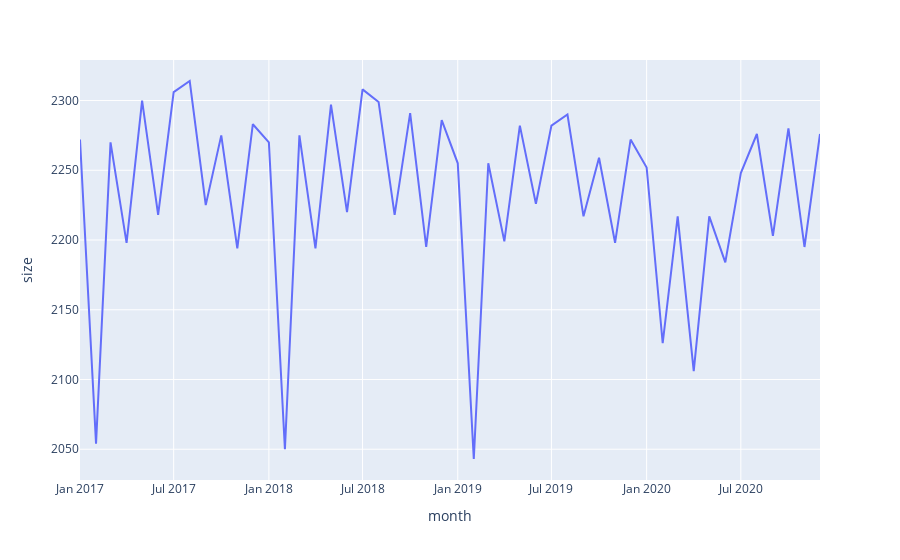

Notebook cell for this chart:
### Markdown cell above
We will be creating visualizations of the data using the cumulative crime data for the city, as we will be able to detect seasonality from a city wide standpoint. Our time series analysis will proceed using cumulative data based on the month, as it would be very tricky to work with day to day seasonality.

### Code cell
# total crimes for the entire city per month
df_total_month = df_new
# convert month column into useable format
df_total_month['month'] = df_total_month['date'].dt.to_period('M')
# group number of crimes by month
df_total_month = df_total_month.groupby(df_total_month['month'], as_index=False).size()

df_total_month.set_index('month',inplace=True)
df_total_month.index = df_total_month.index.to_timestamp()

# Plot the number of crimes for the entire city per calendar month
fig = px.line(df_total_month, y="size")
fig.show()

### Figure 1 — Plotly figure (JSON) as saved in the notebook; plotly's stock layout.template omitted (floating-point values rounded to 4 significant figures)
{"data": [{"hovertemplate": "month=%{x}<br>size=%{y}<extra></extra>", "legendgroup": "", "line": {"color": "#636efa", "dash": "solid"}, "mode": "lines", "name": "", "orientation": "v", "showlegend": false, "type": "scatter", "x": ["2017-01-01T00:00:00", "2017-02-01T00:00:00", "2017-03-01T00:00:00", "2017-04-01T00:00:00", "2017-05-01T00:00:00", "2017-06-01T00:00:00", "2017-07-01T00:00:00", "2017-08-01T00:00:00", "2017-09-01T00:00:00", "2017-10-01T00:00:00", "2017-11-01T00:00:00", "2017-12-01T00:00:00", "2018-01-01T00:00:00", "2018-02-01T00:00:00", "2018-03-01T00:00:00", "2018-04-01T00:00:00", "2018-05-01T00:00:00", "2018-06-01T00:00:00", "2018-07-01T00:00:00", "2018-08-01T00:00:00", "2018-09-01T00:00:00", "2018-10-01T00:00:00", "2018-11-01T00:00:00", "2018-12-01T00:00:00", "2019-01-01T00:00:00", "2019-02-01T00:00:00", "2019-03-01T00:00:00", "2019-04-01T00:00:00", "2019-05-01T00:00:00", "2019-06-01T00:00:00", "2019-07-01T00:00:00", "2019-08-01T00:00:00", "2019-09-01T00:00:00", "2019-10-01T00:00:00", "2019-11-01T00:00:00", "2019-12-01T00:00:00", "2020-01-01T00:00:00", "2020-02-01T00:00:00", "2020-03-01T00:00:00", "2020-04-01T00:00:00", "2020-05-01T00:00:00", "2020-06-01T00:00:00", "2020-07-01T00:00:00", "2020-08-01T00:00:00", "2020-09-01T00:00:00", "2020-10-01T00:00:00", "2020-11-01T00:00:00", "2020-12-01T00:00:00"], "xaxis": "x", "y": [2272, 2054, 2270, 2198, 2300, 2218, 2306, 2314, 2225, 2275, 2194, 2283, 2270, 2050, 2275, 2194, 2297, 2220, 2308, 2299, 2218, 2291, 2195, 2286, 2255, 2043, 2255, 2199, 2282, 2226, 2282, 2290, 2217, 2259, 2198, 2272, 2252, 2126, 2217, 2106, 2217, 2184, 2248, 2276, 2203, 2280, 2195, 2276], "yaxis": "y"}], "layout": {"legend": {"tracegroupgap": 0}, "margin": {"t": 60}, "xaxis": {"anchor": "y", "domain": [0, 1], "title": {"text": "month"}}, "yaxis": {"anchor": "x", "domain": [0, 1], "title": {"text": "size"}}}}
